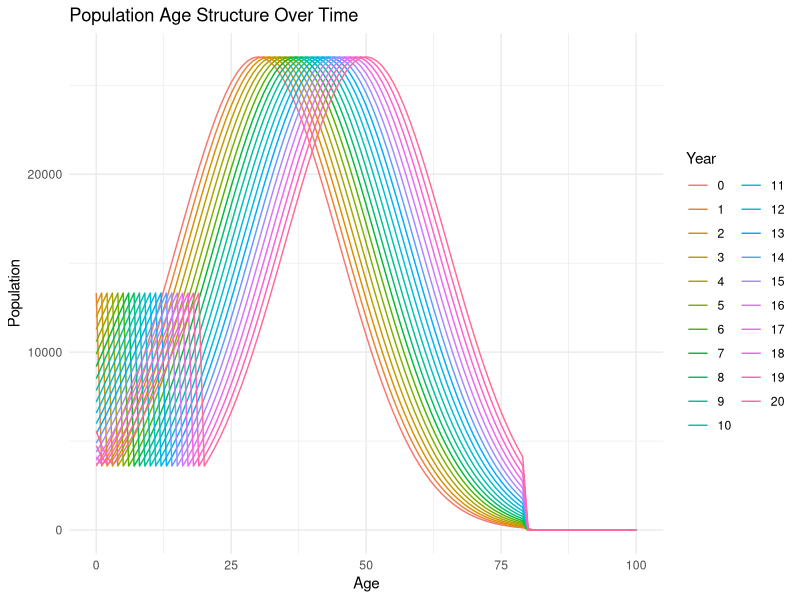
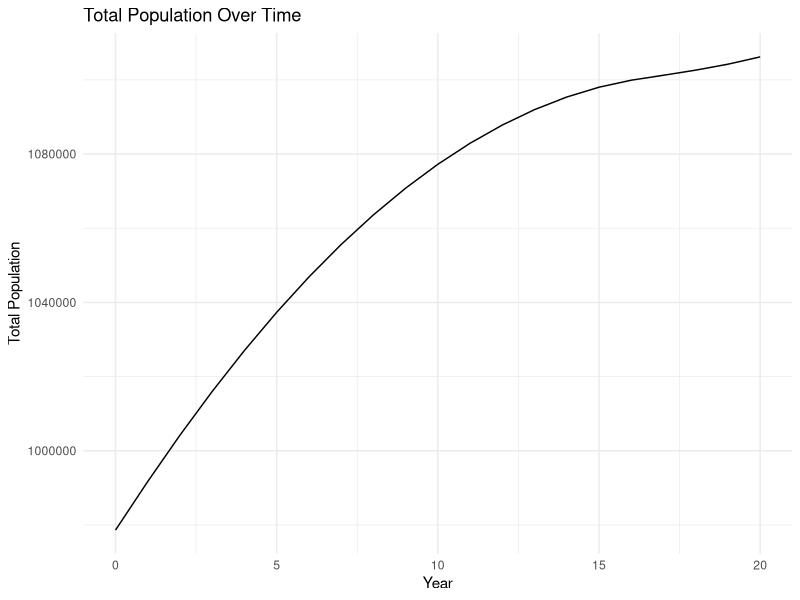

Write R code to recreate these figures, in order.
library(dplyr)
library(ggplot2)

# Population simulation function with initial age distribution and age-specific fertility rates
simulate_population_growth <- function(initial_population, asfr, years) {
	
	# Initialize population distribution by age
	age_distribution <- data.frame(
		age = 0:100,
		population = ifelse(0:100 <= 80, initial_population * dnorm(0:100, mean = 30, sd = 15), 0)
	) %>%
		mutate(population = round(population))
	
	# Define age-specific fertility rates for ages 15 to 49 (assuming zero outside these ages)
	fertility_rates <- c(rep(0, 15), asfr, rep(0, 100 - 49))
	
	# Simulation loop
	population_data <- list()
	total_population_over_time <- numeric(years + 1)  # To store total population each year
	population_data[[1]] <- age_distribution
	total_population_over_time[1] <- sum(age_distribution$population)
	
	for (year in 1:years) {
		# Create a new age distribution data frame for the year
		new_population <- data.frame(age = 0:100, population = rep(0, 101))
		
		# Calculate births
		reproductive_pop <- sum(population_data[[year]]$population[16:50] * fertility_rates[16:50])
		new_population$population[1] <- round(reproductive_pop)
		
		# Age the population and apply "mortality" at age 80
		for (i in 2:101) {
			if (i <= 80) {
				new_population$population[i] <- population_data[[year]]$population[i - 1]
			} else {
				new_population$population[i] <- 0  # Mortality after age 80
			}
		}
		
		# Store the year’s population distribution
		population_data[[year + 1]] <- new_population
		total_population_over_time[year + 1] <- sum(new_population$population)
	}
	
	# Combine results into a single data frame for visualization
	population_data_df <- do.call(rbind, lapply(1:(years + 1), function(year) {
		data.frame(year = year - 1, age = 0:100, population = population_data[[year]]$population)
	}))
	
	# Plot 1: Population structure over time (age distribution)
	plot1 <- ggplot(population_data_df, aes(x = age, y = population, color = as.factor(year))) +
		geom_line() +
		labs(title = "Population Age Structure Over Time",
				 x = "Age", y = "Population", color = "Year") +
		theme_minimal()
	
	# Plot 2: Total population over time
	total_population_df <- data.frame(year = 0:years, total_population = total_population_over_time)
	plot2 <- ggplot(total_population_df, aes(x = year, y = total_population)) +
		geom_line() +
		labs(title = "Total Population Over Time",
				 x = "Year", y = "Total Population") +
		theme_minimal()
	
	# Display both plots
	print(plot1)
	print(plot2)
}

# Example usage:

# Initial population size
initial_population <- 1e6  # 1 million people

# Age-specific fertility rates (example rates for ages 15-49)
asfr <- c(0.02, 0.08, 0.1, 0.12, 0.11, 0.09, 0.07, 0.04, 0.02, 0.01, 0.005)  # Fertility rates for ages 15-49

# Number of years to project
years <- 20

# Run the population simulation
simulate_population_growth(initial_population, asfr, years)

